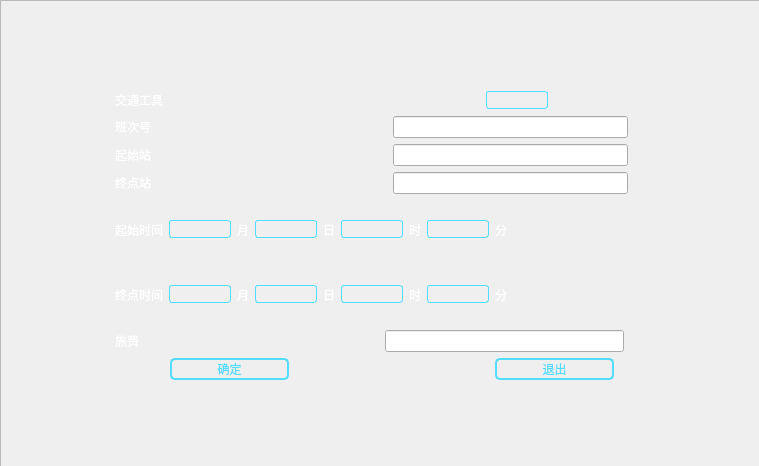
<?xml version="1.0" encoding="UTF-8"?>
<ui version="4.0">
 <class>PathModify</class>
 <widget class="QWidget" name="PathModify">
  <property name="geometry">
   <rect>
    <x>0</x>
    <y>0</y>
    <width>759</width>
    <height>466</height>
   </rect>
  </property>
  <property name="windowTitle">
   <string>Form</string>
  </property>
  <property name="styleSheet">
   <string notr="true">#pathmodify{border-image:url(:/C:/Users/magic/Pictures/Saved Pictures/Business Candle Stick Graph Chart Stock Stock Vector (Royalty Free) 2169971673 _ Shutterstock_files/business-candle-stick-graph-chart-260nw-2169971673.jpg)}</string>
  </property>
  <widget class="QWidget" name="layoutWidget">
   <property name="geometry">
    <rect>
     <x>-10</x>
     <y>90</y>
     <width>874</width>
     <height>290</height>
    </rect>
   </property>
   <layout class="QVBoxLayout" name="verticalLayout_3">
    <item>
     <layout class="QVBoxLayout" name="verticalLayout_2">
      <item>
       <layout class="QHBoxLayout" name="horizontalLayout_9">
        <item>
         <spacer name="horizontalSpacer_19">
          <property name="orientation">
           <enum>Qt::Horizontal</enum>
          </property>
          <property name="sizeType">
           <enum>QSizePolicy::Fixed</enum>
          </property>
          <property name="sizeHint" stdset="0">
           <size>
            <width>125</width>
            <height>20</height>
           </size>
          </property>
         </spacer>
        </item>
        <item>
         <widget class="QLabel" name="Path_Trans_label_2">
          <property name="styleSheet">
           <string notr="true">backgroud:rgb(85, 170, 255);
font: 11pt &quot;幼圆&quot;;
color:rgb(255, 255, 255);
border-style:outset;
boeder-color: rgb(170, 170, 255);
backgroud-color:rgb(85, 170, 255);
</string>
          </property>
          <property name="text">
           <string>交通工具</string>
          </property>
         </widget>
        </item>
        <item>
         <spacer name="horizontalSpacer_20">
          <property name="orientation">
           <enum>Qt::Horizontal</enum>
          </property>
          <property name="sizeHint" stdset="0">
           <size>
            <width>40</width>
            <height>20</height>
           </size>
          </property>
         </spacer>
        </item>
        <item>
         <widget class="QComboBox" name="PathMdy_Trans_comboBox">
          <property name="styleSheet">
           <string notr="true">QComboBox{
	color:#ffffff;
	border:1px solid #52DCFE;
	border-radius:3px;
	background:transparent;
}
QComboBox:disabled{
	border:1px solid gray;
	color:gray;
}
QComboBox::drop-down{
	background:transparent;
}
QComboBox::down-arrow{
	image: url(:/new/prefix1/Imgs/add_bottom.png);
}
QComboBox::down-arrow:enabled{
	color:#52DCFE;
}
QComboBox QAbstractItemView{
	outline:0px solid gray;
	border:1px solid #52DCFE;
	color:#ffffff;
	background-color:#000000;
	selection-background-color:#52DCFE;
}
</string>
          </property>
         </widget>
        </item>
        <item>
         <spacer name="horizontalSpacer_21">
          <property name="orientation">
           <enum>Qt::Horizontal</enum>
          </property>
          <property name="sizeHint" stdset="0">
           <size>
            <width>40</width>
            <height>20</height>
           </size>
          </property>
         </spacer>
        </item>
       </layout>
      </item>
      <item>
       <layout class="QHBoxLayout" name="horizontalLayout_10">
        <item>
         <spacer name="horizontalSpacer_22">
          <property name="orientation">
           <enum>Qt::Horizontal</enum>
          </property>
          <property name="sizeType">
           <enum>QSizePolicy::Fixed</enum>
          </property>
          <property name="sizeHint" stdset="0">
           <size>
            <width>125</width>
            <height>20</height>
           </size>
          </property>
         </spacer>
        </item>
        <item>
         <widget class="QLabel" name="order_label_2">
          <property name="styleSheet">
           <string notr="true">backgroud:rgb(85, 170, 255);
font: 11pt &quot;幼圆&quot;;
color:rgb(255, 255, 255);
border-style:outset;
boeder-color: rgb(170, 170, 255);
backgroud-color:rgb(85, 170, 255);
</string>
          </property>
          <property name="text">
           <string>班次号</string>
          </property>
         </widget>
        </item>
        <item>
         <spacer name="horizontalSpacer_23">
          <property name="orientation">
           <enum>Qt::Horizontal</enum>
          </property>
          <property name="sizeHint" stdset="0">
           <size>
            <width>40</width>
            <height>20</height>
           </size>
          </property>
         </spacer>
        </item>
        <item>
         <widget class="QLineEdit" name="PathMdy_order_lineEdit"/>
        </item>
        <item>
         <spacer name="horizontalSpacer_24">
          <property name="orientation">
           <enum>Qt::Horizontal</enum>
          </property>
          <property name="sizeHint" stdset="0">
           <size>
            <width>40</width>
            <height>20</height>
           </size>
          </property>
         </spacer>
        </item>
       </layout>
      </item>
      <item>
       <layout class="QHBoxLayout" name="horizontalLayout_11">
        <item>
         <spacer name="horizontalSpacer_25">
          <property name="orientation">
           <enum>Qt::Horizontal</enum>
          </property>
          <property name="sizeType">
           <enum>QSizePolicy::Fixed</enum>
          </property>
          <property name="sizeHint" stdset="0">
           <size>
            <width>125</width>
            <height>20</height>
           </size>
          </property>
         </spacer>
        </item>
        <item>
         <widget class="QLabel" name="PathSrc_label_2">
          <property name="styleSheet">
           <string notr="true">backgroud:rgb(85, 170, 255);
font: 11pt &quot;幼圆&quot;;
color:rgb(255, 255, 255);
border-style:outset;
boeder-color: rgb(170, 170, 255);
backgroud-color:rgb(85, 170, 255);
</string>
          </property>
          <property name="text">
           <string>起始站</string>
          </property>
         </widget>
        </item>
        <item>
         <spacer name="horizontalSpacer_26">
          <property name="orientation">
           <enum>Qt::Horizontal</enum>
          </property>
          <property name="sizeHint" stdset="0">
           <size>
            <width>40</width>
            <height>20</height>
           </size>
          </property>
         </spacer>
        </item>
        <item>
         <widget class="QLineEdit" name="PathMdySrc_lineEdit"/>
        </item>
        <item>
         <spacer name="horizontalSpacer_27">
          <property name="orientation">
           <enum>Qt::Horizontal</enum>
          </property>
          <property name="sizeHint" stdset="0">
           <size>
            <width>40</width>
            <height>20</height>
           </size>
          </property>
         </spacer>
        </item>
       </layout>
      </item>
      <item>
       <layout class="QHBoxLayout" name="horizontalLayout_12">
        <item>
         <spacer name="horizontalSpacer_28">
          <property name="orientation">
           <enum>Qt::Horizontal</enum>
          </property>
          <property name="sizeType">
           <enum>QSizePolicy::Fixed</enum>
          </property>
          <property name="sizeHint" stdset="0">
           <size>
            <width>125</width>
            <height>20</height>
           </size>
          </property>
         </spacer>
        </item>
        <item>
         <widget class="QLabel" name="PathDes_label_2">
          <property name="styleSheet">
           <string notr="true">backgroud:rgb(85, 170, 255);
font: 11pt &quot;幼圆&quot;;
color:rgb(255, 255, 255);
border-style:outset;
boeder-color: rgb(170, 170, 255);
backgroud-color:rgb(85, 170, 255);
</string>
          </property>
          <property name="text">
           <string>终点站</string>
          </property>
         </widget>
        </item>
        <item>
         <spacer name="horizontalSpacer_29">
          <property name="orientation">
           <enum>Qt::Horizontal</enum>
          </property>
          <property name="sizeHint" stdset="0">
           <size>
            <width>40</width>
            <height>20</height>
           </size>
          </property>
         </spacer>
        </item>
        <item>
         <widget class="QLineEdit" name="PathMdyDes_lineEdit"/>
        </item>
        <item>
         <spacer name="horizontalSpacer_30">
          <property name="orientation">
           <enum>Qt::Horizontal</enum>
          </property>
          <property name="sizeHint" stdset="0">
           <size>
            <width>40</width>
            <height>20</height>
           </size>
          </property>
         </spacer>
        </item>
       </layout>
      </item>
      <item>
       <layout class="QHBoxLayout" name="horizontalLayout_13">
        <item>
         <spacer name="horizontalSpacer_31">
          <property name="orientation">
           <enum>Qt::Horizontal</enum>
          </property>
          <property name="sizeType">
           <enum>QSizePolicy::Fixed</enum>
          </property>
          <property name="sizeHint" stdset="0">
           <size>
            <width>125</width>
            <height>20</height>
           </size>
          </property>
         </spacer>
        </item>
        <item>
         <widget class="QLabel" name="PathSt_label_2">
          <property name="styleSheet">
           <string notr="true">backgroud:rgb(85, 170, 255);
font: 11pt &quot;幼圆&quot;;
color:rgb(255, 255, 255);
border-style:outset;
boeder-color: rgb(170, 170, 255);
backgroud-color:rgb(85, 170, 255);
</string>
          </property>
          <property name="text">
           <string>起始时间</string>
          </property>
         </widget>
        </item>
        <item>
         <widget class="QComboBox" name="PathMdyST_month_comboBox">
          <property name="styleSheet">
           <string notr="true">QComboBox{
	color:#ffffff;
	border:1px solid #52DCFE;
	border-radius:3px;
	background:transparent;
}
QComboBox:disabled{
	border:1px solid gray;
	color:gray;
}
QComboBox::drop-down{
	background:transparent;
}
QComboBox::down-arrow{
	image: url(:/new/prefix1/Imgs/add_bottom.png);
}
QComboBox::down-arrow:enabled{
	color:#52DCFE;
}
QComboBox QAbstractItemView{
	outline:0px solid gray;
	border:1px solid #52DCFE;
	color:#ffffff;
	background-color:#000000;
	selection-background-color:#52DCFE;
}
</string>
          </property>
         </widget>
        </item>
        <item>
         <widget class="QLabel" name="label_9">
          <property name="styleSheet">
           <string notr="true">backgroud:rgb(85, 170, 255);
font: 11pt &quot;幼圆&quot;;
color:rgb(255, 255, 255);
border-style:outset;
boeder-color: rgb(170, 170, 255);
backgroud-color:rgb(85, 170, 255);
</string>
          </property>
          <property name="text">
           <string>月</string>
          </property>
         </widget>
        </item>
        <item>
         <widget class="QComboBox" name="PathMdyST_day_comboBox">
          <property name="styleSheet">
           <string notr="true">QComboBox{
	color:#ffffff;
	border:1px solid #52DCFE;
	border-radius:3px;
	background:transparent;
}
QComboBox:disabled{
	border:1px solid gray;
	color:gray;
}
QComboBox::drop-down{
	background:transparent;
}
QComboBox::down-arrow{
	image: url(:/new/prefix1/Imgs/add_bottom.png);
}
QComboBox::down-arrow:enabled{
	color:#52DCFE;
}
QComboBox QAbstractItemView{
	outline:0px solid gray;
	border:1px solid #52DCFE;
	color:#ffffff;
	background-color:#000000;
	selection-background-color:#52DCFE;
}
</string>
          </property>
         </widget>
        </item>
        <item>
         <widget class="QLabel" name="label_10">
          <property name="styleSheet">
           <string notr="true">backgroud:rgb(85, 170, 255);
font: 11pt &quot;幼圆&quot;;
color:rgb(255, 255, 255);
border-style:outset;
boeder-color: rgb(170, 170, 255);
backgroud-color:rgb(85, 170, 255);
</string>
          </property>
          <property name="text">
           <string>日</string>
          </property>
         </widget>
        </item>
        <item>
         <widget class="QComboBox" name="PathMdyST_hour_comboBox">
          <property name="styleSheet">
           <string notr="true">QComboBox{
	color:#ffffff;
	border:1px solid #52DCFE;
	border-radius:3px;
	background:transparent;
}
QComboBox:disabled{
	border:1px solid gray;
	color:gray;
}
QComboBox::drop-down{
	background:transparent;
}
QComboBox::down-arrow{
	image: url(:/new/prefix1/Imgs/add_bottom.png);
}
QComboBox::down-arrow:enabled{
	color:#52DCFE;
}
QComboBox QAbstractItemView{
	outline:0px solid gray;
	border:1px solid #52DCFE;
	color:#ffffff;
	background-color:#000000;
	selection-background-color:#52DCFE;
}
</string>
          </property>
         </widget>
        </item>
        <item>
         <widget class="QLabel" name="label_11">
          <property name="styleSheet">
           <string notr="true">backgroud:rgb(85, 170, 255);
font: 11pt &quot;幼圆&quot;;
color:rgb(255, 255, 255);
border-style:outset;
boeder-color: rgb(170, 170, 255);
backgroud-color:rgb(85, 170, 255);
</string>
          </property>
          <property name="text">
           <string>时</string>
          </property>
         </widget>
        </item>
        <item>
         <widget class="QComboBox" name="PathMdyST_min_comboBox">
          <property name="styleSheet">
           <string notr="true">QComboBox{
	color:#ffffff;
	border:1px solid #52DCFE;
	border-radius:3px;
	background:transparent;
}
QComboBox:disabled{
	border:1px solid gray;
	color:gray;
}
QComboBox::drop-down{
	background:transparent;
}
QComboBox::down-arrow{
	image: url(:/new/prefix1/Imgs/add_bottom.png);
}
QComboBox::down-arrow:enabled{
	color:#52DCFE;
}
QComboBox QAbstractItemView{
	outline:0px solid gray;
	border:1px solid #52DCFE;
	color:#ffffff;
	background-color:#000000;
	selection-background-color:#52DCFE;
}
</string>
          </property>
         </widget>
        </item>
        <item>
         <widget class="QLabel" name="label_12">
          <property name="styleSheet">
           <string notr="true">backgroud:rgb(85, 170, 255);
font: 11pt &quot;幼圆&quot;;
color:rgb(255, 255, 255);
border-style:outset;
boeder-color: rgb(170, 170, 255);
backgroud-color:rgb(85, 170, 255);
</string>
          </property>
          <property name="text">
           <string>分</string>
          </property>
         </widget>
        </item>
        <item>
         <spacer name="horizontalSpacer_32">
          <property name="orientation">
           <enum>Qt::Horizontal</enum>
          </property>
          <property name="sizeHint" stdset="0">
           <size>
            <width>40</width>
            <height>20</height>
           </size>
          </property>
         </spacer>
        </item>
       </layout>
      </item>
      <item>
       <layout class="QHBoxLayout" name="horizontalLayout_14">
        <item>
         <spacer name="horizontalSpacer_33">
          <property name="orientation">
           <enum>Qt::Horizontal</enum>
          </property>
          <property name="sizeType">
           <enum>QSizePolicy::Fixed</enum>
          </property>
          <property name="sizeHint" stdset="0">
           <size>
            <width>125</width>
            <height>20</height>
           </size>
          </property>
         </spacer>
        </item>
        <item>
         <widget class="QLabel" name="PathEt_label_2">
          <property name="styleSheet">
           <string notr="true">backgroud:rgb(85, 170, 255);
font: 11pt &quot;幼圆&quot;;
color:rgb(255, 255, 255);
border-style:outset;
boeder-color: rgb(170, 170, 255);
backgroud-color:rgb(85, 170, 255);
</string>
          </property>
          <property name="text">
           <string>终点时间</string>
          </property>
         </widget>
        </item>
        <item>
         <widget class="QComboBox" name="PathMdyET_month_comboBox">
          <property name="styleSheet">
           <string notr="true">QComboBox{
	color:#ffffff;
	border:1px solid #52DCFE;
	border-radius:3px;
	background:transparent;
}
QComboBox:disabled{
	border:1px solid gray;
	color:gray;
}
QComboBox::drop-down{
	background:transparent;
}
QComboBox::down-arrow{
	image: url(:/new/prefix1/Imgs/add_bottom.png);
}
QComboBox::down-arrow:enabled{
	color:#52DCFE;
}
QComboBox QAbstractItemView{
	outline:0px solid gray;
	border:1px solid #52DCFE;
	color:#ffffff;
	background-color:#000000;
	selection-background-color:#52DCFE;
}
</string>
          </property>
         </widget>
        </item>
        <item>
         <widget class="QLabel" name="label_13">
          <property name="styleSheet">
           <string notr="true">backgroud:rgb(85, 170, 255);
font: 11pt &quot;幼圆&quot;;
color:rgb(255, 255, 255);
border-style:outset;
boeder-color: rgb(170, 170, 255);
backgroud-color:rgb(85, 170, 255);
</string>
          </property>
          <property name="text">
           <string>月</string>
          </property>
         </widget>
        </item>
        <item>
         <widget class="QComboBox" name="PathMdyET_day_comboBox">
          <property name="styleSheet">
           <string notr="true">QComboBox{
	color:#ffffff;
	border:1px solid #52DCFE;
	border-radius:3px;
	background:transparent;
}
QComboBox:disabled{
	border:1px solid gray;
	color:gray;
}
QComboBox::drop-down{
	background:transparent;
}
QComboBox::down-arrow{
	image: url(:/new/prefix1/Imgs/add_bottom.png);
}
QComboBox::down-arrow:enabled{
	color:#52DCFE;
}
QComboBox QAbstractItemView{
	outline:0px solid gray;
	border:1px solid #52DCFE;
	color:#ffffff;
	background-color:#000000;
	selection-background-color:#52DCFE;
}
</string>
          </property>
         </widget>
        </item>
        <item>
         <widget class="QLabel" name="label_14">
          <property name="styleSheet">
           <string notr="true">backgroud:rgb(85, 170, 255);
font: 11pt &quot;幼圆&quot;;
color:rgb(255, 255, 255);
border-style:outset;
boeder-color: rgb(170, 170, 255);
backgroud-color:rgb(85, 170, 255);
</string>
          </property>
          <property name="text">
           <string>日</string>
          </property>
         </widget>
        </item>
        <item>
         <widget class="QComboBox" name="PathMdyET_hour_comboBox">
          <property name="styleSheet">
           <string notr="true">QComboBox{
	color:#ffffff;
	border:1px solid #52DCFE;
	border-radius:3px;
	background:transparent;
}
QComboBox:disabled{
	border:1px solid gray;
	color:gray;
}
QComboBox::drop-down{
	background:transparent;
}
QComboBox::down-arrow{
	image: url(:/new/prefix1/Imgs/add_bottom.png);
}
QComboBox::down-arrow:enabled{
	color:#52DCFE;
}
QComboBox QAbstractItemView{
	outline:0px solid gray;
	border:1px solid #52DCFE;
	color:#ffffff;
	background-color:#000000;
	selection-background-color:#52DCFE;
}
</string>
          </property>
         </widget>
        </item>
        <item>
         <widget class="QLabel" name="label_15">
          <property name="styleSheet">
           <string notr="true">backgroud:rgb(85, 170, 255);
font: 11pt &quot;幼圆&quot;;
color:rgb(255, 255, 255);
border-style:outset;
boeder-color: rgb(170, 170, 255);
backgroud-color:rgb(85, 170, 255);
</string>
          </property>
          <property name="text">
           <string>时</string>
          </property>
         </widget>
        </item>
        <item>
         <widget class="QComboBox" name="PathMdyET_min_comboBox">
          <property name="styleSheet">
           <string notr="true">QComboBox{
	color:#ffffff;
	border:1px solid #52DCFE;
	border-radius:3px;
	background:transparent;
}
QComboBox:disabled{
	border:1px solid gray;
	color:gray;
}
QComboBox::drop-down{
	background:transparent;
}
QComboBox::down-arrow{
	image: url(:/new/prefix1/Imgs/add_bottom.png);
}
QComboBox::down-arrow:enabled{
	color:#52DCFE;
}
QComboBox QAbstractItemView{
	outline:0px solid gray;
	border:1px solid #52DCFE;
	color:#ffffff;
	background-color:#000000;
	selection-background-color:#52DCFE;
}
</string>
          </property>
         </widget>
        </item>
        <item>
         <widget class="QLabel" name="label_16">
          <property name="styleSheet">
           <string notr="true">backgroud:rgb(85, 170, 255);
font: 11pt &quot;幼圆&quot;;
color:rgb(255, 255, 255);
border-style:outset;
boeder-color: rgb(170, 170, 255);
backgroud-color:rgb(85, 170, 255);
</string>
          </property>
          <property name="text">
           <string>分</string>
          </property>
         </widget>
        </item>
        <item>
         <spacer name="horizontalSpacer_37">
          <property name="orientation">
           <enum>Qt::Horizontal</enum>
          </property>
          <property name="sizeHint" stdset="0">
           <size>
            <width>40</width>
            <height>20</height>
           </size>
          </property>
         </spacer>
        </item>
       </layout>
      </item>
      <item>
       <layout class="QHBoxLayout" name="horizontalLayout_15">
        <item>
         <spacer name="horizontalSpacer_34">
          <property name="orientation">
           <enum>Qt::Horizontal</enum>
          </property>
          <property name="sizeType">
           <enum>QSizePolicy::Fixed</enum>
          </property>
          <property name="sizeHint" stdset="0">
           <size>
            <width>125</width>
            <height>20</height>
           </size>
          </property>
         </spacer>
        </item>
        <item>
         <widget class="QLabel" name="PayMoney_label_2">
          <property name="styleSheet">
           <string notr="true">backgroud:rgb(85, 170, 255);
font: 11pt &quot;幼圆&quot;;
color:rgb(255, 255, 255);
border-style:outset;
boeder-color: rgb(170, 170, 255);
backgroud-color:rgb(85, 170, 255);
</string>
          </property>
          <property name="text">
           <string>旅费</string>
          </property>
         </widget>
        </item>
        <item>
         <spacer name="horizontalSpacer_35">
          <property name="orientation">
           <enum>Qt::Horizontal</enum>
          </property>
          <property name="sizeHint" stdset="0">
           <size>
            <width>40</width>
            <height>20</height>
           </size>
          </property>
         </spacer>
        </item>
        <item>
         <widget class="QLineEdit" name="MdyPayMoney_lineEdit"/>
        </item>
        <item>
         <spacer name="horizontalSpacer_36">
          <property name="orientation">
           <enum>Qt::Horizontal</enum>
          </property>
          <property name="sizeHint" stdset="0">
           <size>
            <width>40</width>
            <height>20</height>
           </size>
          </property>
         </spacer>
        </item>
       </layout>
      </item>
     </layout>
    </item>
    <item>
     <layout class="QHBoxLayout" name="horizontalLayout_16">
      <item>
       <spacer name="horizontalSpacer">
        <property name="orientation">
         <enum>Qt::Horizontal</enum>
        </property>
        <property name="sizeType">
         <enum>QSizePolicy::Fixed</enum>
        </property>
        <property name="sizeHint" stdset="0">
         <size>
          <width>180</width>
          <height>20</height>
         </size>
        </property>
       </spacer>
      </item>
      <item>
       <widget class="QPushButton" name="PathMdy_Confirm_pushButton">
        <property name="sizePolicy">
         <sizepolicy hsizetype="Expanding" vsizetype="Fixed">
          <horstretch>0</horstretch>
          <verstretch>0</verstretch>
         </sizepolicy>
        </property>
        <property name="styleSheet">
         <string notr="true">QPushButton{	
	color:#52DCFE;
	border:2px solid #52DCFE;
	border-radius:5px;
font: 11pt &quot;微软雅黑&quot;;
}

QPushButton::hover{
	background-color:#52DCFE;
	color:#ffffff;
}

QPushButton::pressed,QPushButton::checked{
	background-color:#52DCFE;
	color:#ffffff;
}

QPushButton::disabled{
	background-color:transparent;
}
</string>
        </property>
        <property name="text">
         <string>确定</string>
        </property>
       </widget>
      </item>
      <item>
       <spacer name="horizontalSpacer_3">
        <property name="orientation">
         <enum>Qt::Horizontal</enum>
        </property>
        <property name="sizeType">
         <enum>QSizePolicy::Fixed</enum>
        </property>
        <property name="sizeHint" stdset="0">
         <size>
          <width>200</width>
          <height>20</height>
         </size>
        </property>
       </spacer>
      </item>
      <item>
       <widget class="QPushButton" name="PathMdy_Exit_pushButton">
        <property name="sizePolicy">
         <sizepolicy hsizetype="Expanding" vsizetype="Maximum">
          <horstretch>0</horstretch>
          <verstretch>20</verstretch>
         </sizepolicy>
        </property>
        <property name="styleSheet">
         <string notr="true">QPushButton{	
	color:#52DCFE;
	border:2px solid #52DCFE;
	border-radius:5px;
font: 11pt &quot;微软雅黑&quot;;
}

QPushButton::hover{
	background-color:#52DCFE;
	color:#ffffff;
}

QPushButton::pressed,QPushButton::checked{
	background-color:#52DCFE;
	color:#ffffff;
}

QPushButton::disabled{
	background-color:transparent;
}
</string>
        </property>
        <property name="text">
         <string>退出</string>
        </property>
       </widget>
      </item>
      <item>
       <spacer name="horizontalSpacer_2">
        <property name="orientation">
         <enum>Qt::Horizontal</enum>
        </property>
        <property name="sizeHint" stdset="0">
         <size>
          <width>250</width>
          <height>20</height>
         </size>
        </property>
       </spacer>
      </item>
     </layout>
    </item>
   </layout>
  </widget>
  <widget class="QFrame" name="frame">
   <property name="geometry">
    <rect>
     <x>0</x>
     <y>0</y>
     <width>761</width>
     <height>471</height>
    </rect>
   </property>
   <property name="styleSheet">
    <string notr="true">QFrame
{border-image:url(:/bk.jpg)}</string>
   </property>
   <property name="frameShape">
    <enum>QFrame::StyledPanel</enum>
   </property>
   <property name="frameShadow">
    <enum>QFrame::Raised</enum>
   </property>
  </widget>
  <zorder>frame</zorder>
  <zorder>layoutWidget</zorder>
 </widget>
 <resources/>
 <connections/>
</ui>
